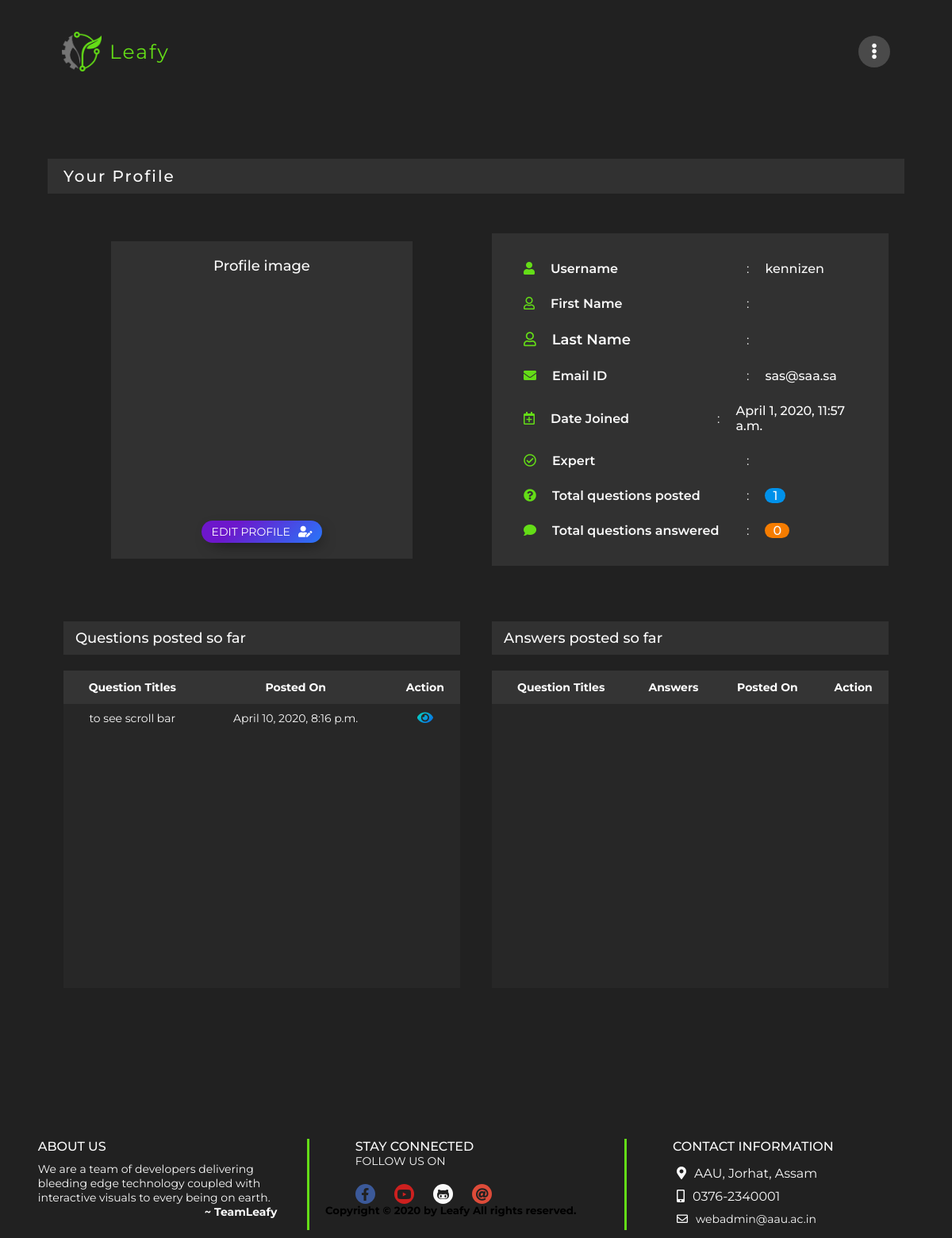
Page /profile/ (signed in) on the earlier database version.
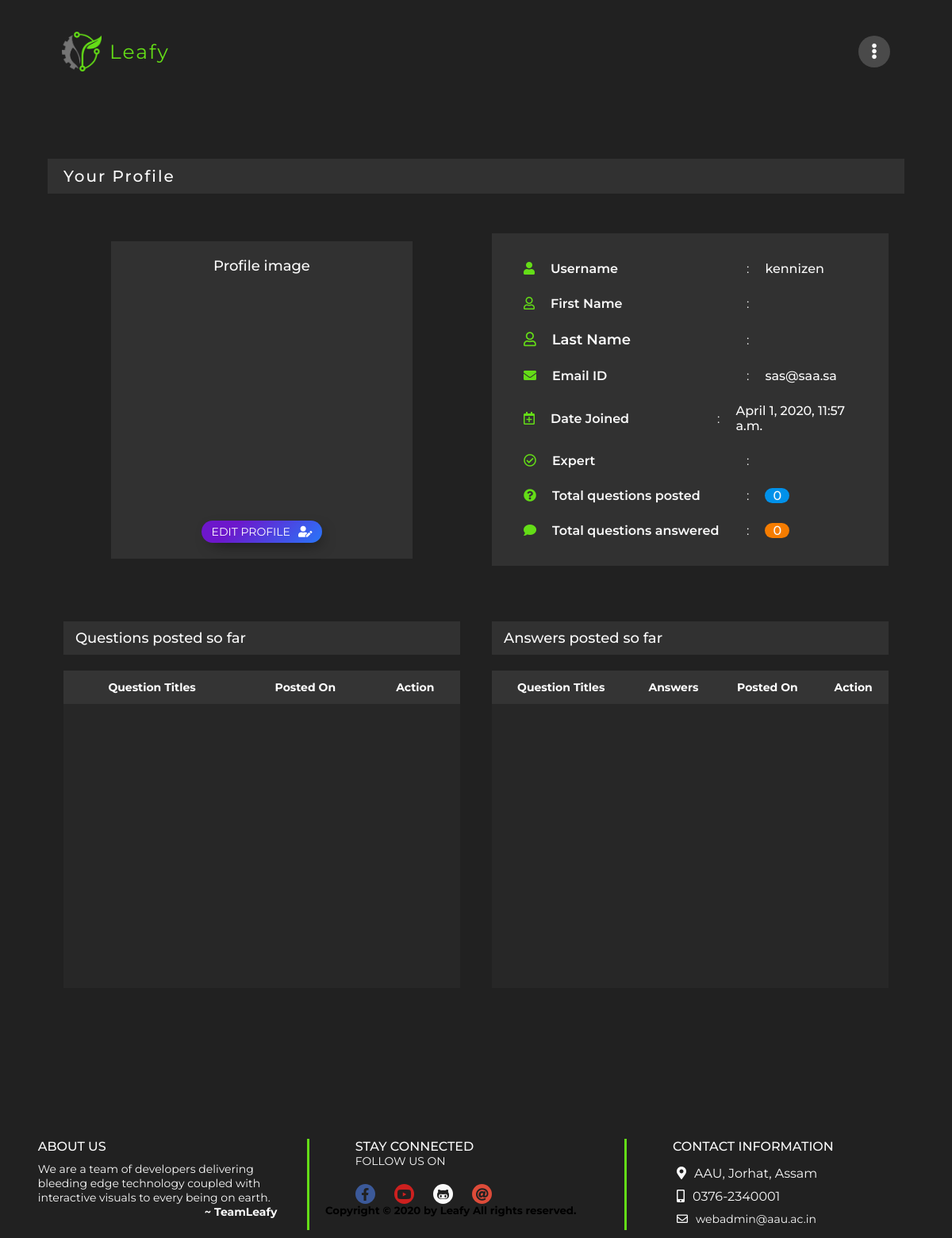
Same page on the later database version.
### potato/models.py (models this page shows, shortened)
class Question(models.Model):
	tag_id=models.ForeignKey(Tag,to_field='tag',on_delete=models.CASCADE)
	title=models.CharField(max_length=1000)
	ques=RichTextUploadingField(blank = False, null = False)
	author=models.ForeignKey(User, on_delete=models.CASCADE)
	datetime= models.DateTimeField(default=timezone.now)

### potato/views.py (the view)
# urls.py: path('profile/',views.profile, name = 'profile'),
@login_required(login_url='/login/')
def profile(request):
    ulog = User.objects.all().filter(username=request.user)
    questions = Question.objects.all().filter(author=request.user)
    answers = Answer.objects.all().filter(uid=request.user)
    num_qs = Question.objects.filter(author=request.user).count()
    num_ans = Answer.objects.filter(uid=request.user).count()
    avatar = UserProfile.objects.filter(user=request.user)
    context = {
        'ulog': ulog,
        'questions': questions,
        'answers': answers,
        'num_qs': num_qs,
        'num_ans': num_ans,
        'avatar': avatar,
        'title': 'Your profile'
    }
    return render(request, 'profile.html', context)

### potato/templates/profile.html (shortened to what this page needs)
{% extends 'base.html' %}
{% block content %}
{% load static %}
<div class="ask-qw">
	<div class="profile-heading">
		<h1>Your Profile</h1>
	</div>
	<div class="profile-mid-section">
		<div class="profile-img">
			<h1>Profile image</h1>
			<div class="img">
			</div>
			<a href="{% url 'editProfile' %}">Edit Profile<i class="fas fa-user-edit"></i></a>
		</div>
		<div class="profile-info">
			{% for u in ulog %}
			<div class="username">
				<h2><i class="fas fa-user"></i>Username</h2>
				<p>:</p>
				<h3>{{u.username}}</h3>
			</div>
			<div class="fname">
				<h2><i class="far fa-user"></i>First Name</h2>
				<p>:</p>
			</div>
			<div class="lname">
				<h2><i class="far fa-user"></i>Last Name</h2>
				<p>:</p>
			</div>
			<div class="email">
				<h2><i class="fas fa-envelope"></i>Email ID</h2>
				<p>:</p>
				<h3> {{u.email}}</h3>
			</div>
			<div class="email">
				<h2><i class="far fa-calendar-plus"></i>Date Joined</h2>
				<p>:</p>
				<h3> {{u.date_joined}}</h3>
			</div>
			{% endfor %}
			<div class="email">
				<h2><i class="far fa-check-circle mr-1"></i>Expert</h2>
				<p>:</p>
			</div>
			<div class="question-posted">
				<h2><i class="fas fa-question-circle"></i>Total questions posted</h2>
				<p>:</p>
				<h3>{{num_qs}}</h3>
			</div>
			<div class="answer-posted">
				<h2><i class="fas fa-comment"></i>Total questions answered</h2>
				<p>:</p>
				<h3>{{num_ans}}</h3>
			</div>
		</div>
	</div>
	<div class="profile-foot-section">
		<div class="profile-q">
			<h1>Questions posted so far</h1>
			<div class="table-wrapper">
				<table id="profile-q">
					<tr>
						<th>Question Titles</th>
						<th>Posted On</th>
						<th>Action</th>
					</tr>
					{% for q in questions %}
					<tr>
						<td>
							<div class="ques-body">{{ q.title }}</div>
						</td>
						<td>{{ q.datetime }}</td>
						<td><a href="{% url 'getans' q.id %}"><i class="fas fa-eye"></i></a></td>
					</tr>
					{% endfor %}
				</table>
			</div>
		</div>
		<div class="profile-a">
			<h1>Answers posted so far</h1>
			<div class="table-wrapper">
				<table id="profile-a">
					<tr>
						<th>Question Titles</th>
						<th>Answers</th>
						<th>Posted On</th>
						<th>Action</th>
					</tr>
				</table>
			</div>
		</div>
	</div>
</div>
{% endblock %}

Differences in the rows shown:
removed Question: title "to see scroll bar", datetime "April 10, 2020, 8:16 p.m."
Other differences:
{{ num_qs }}: "1" → "0"
